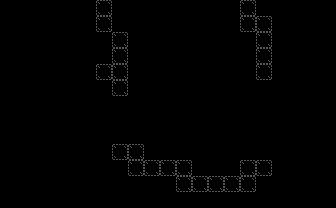

The image is a tile-based game level rendered from a .tmx file. Its description and complete source (layers, tilesets, objects, tile grids) follow:
An orthogonal 21x13 tile map with 16x16 px tiles, 1 tile layer (bg), 1 hidden layer not drawn, 2 tilesets.

<map version="1.5" tiledversion="1.5.0" orientation="orthogonal" renderorder="right-down" width="21" height="13" tilewidth="16" tileheight="16" infinite="0" nextlayerid="4" nextobjectid="17">
 <tileset firstgid="1" source="tileset.tsx" />
 <tileset firstgid="241" source="obj.tsx" />
 <layer id="1" name="bg" width="21" height="13">
  <data encoding="csv">
18,18,18,18,18,18,99,18,18,18,18,18,18,18,18,99,20,20,18,18,18,
20,18,18,18,18,18,99,18,18,18,18,18,18,18,18,99,99,18,18,18,18,
18,20,18,18,18,18,18,99,18,18,18,18,18,18,18,18,99,18,18,18,18,
18,18,18,18,18,18,18,99,18,18,18,18,18,18,18,18,99,18,18,18,18,
18,18,18,18,18,18,99,99,18,18,18,18,18,18,18,18,99,18,18,18,20,
18,18,18,18,18,18,18,99,18,18,18,18,18,18,20,18,18,18,18,18,20,
18,18,18,18,18,18,18,18,18,18,18,18,18,18,18,18,18,18,18,18,20,
18,18,18,18,18,18,18,18,18,18,18,18,18,18,18,18,18,18,18,20,20,
18,18,18,18,18,18,18,18,18,18,18,57,57,18,18,18,18,18,18,20,20,
18,18,18,18,18,18,18,99,99,18,18,18,18,18,18,18,18,18,57,57,57,
18,20,18,18,18,18,18,18,99,99,99,99,57,57,57,99,99,57,20,57,57,
18,18,18,18,18,18,18,18,18,18,18,99,99,99,99,99,57,57,57,57,57,
20,20,18,18,18,18,18,18,18,18,18,18,18,18,18,18,57,57,20,57,57
</data>
 </layer>
 <layer id="2" name="col" width="21" height="13" visible="0">
  <data encoding="csv">
241,241,241,241,241,241,242,241,241,241,241,241,241,241,241,242,241,241,241,241,241,
241,241,241,241,0,0,242,241,0,241,241,0,241,241,241,242,242,241,241,241,241,
241,241,241,241,241,0,241,242,241,241,241,241,241,241,241,241,242,241,241,241,241,
241,241,241,241,241,0,241,242,241,241,241,241,241,241,241,241,242,241,241,241,241,
242,242,242,242,242,242,242,242,241,241,241,241,241,241,241,241,242,242,242,242,242,
242,241,241,241,241,241,241,242,241,241,241,241,241,241,241,241,241,241,241,241,242,
242,241,241,241,241,241,241,241,241,241,241,241,241,241,241,241,241,241,241,241,242,
242,241,241,241,241,241,241,241,241,241,241,241,241,241,241,241,241,241,241,241,242,
242,241,241,241,241,241,241,241,241,241,241,241,241,241,241,241,241,241,241,241,242,
242,241,241,241,241,241,241,242,242,241,241,241,241,241,241,241,241,241,241,241,242,
242,241,241,241,241,241,241,241,242,242,242,242,241,241,241,242,242,241,241,241,242,
242,241,241,241,241,241,241,241,241,241,241,242,242,242,242,242,241,241,241,241,242,
242,241,241,241,241,241,241,241,241,241,241,241,241,241,241,241,241,241,241,241,242
</data>
 </layer>
 <objectgroup id="3" name="obj">
  <properties>
   <property name="string_id" type="int" value="1" />
  </properties>
 </objectgroup>
</map>
